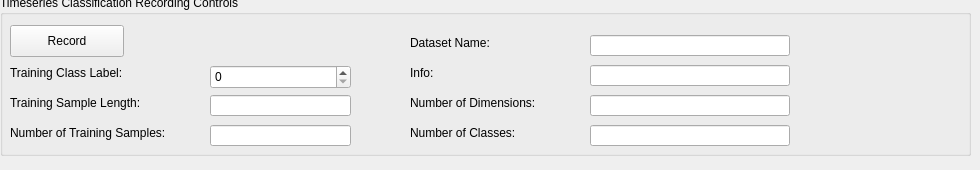
       <widget class="QWidget" name="page_4">
        <widget class="QGroupBox" name="groupBox_27">
         <property name="geometry">
          <rect>
           <x>0</x>
           <y>-5</y>
           <width>971</width>
           <height>161</height>
          </rect>
         </property>
         <property name="title">
          <string>Timeseries Classification Recording Controls</string>
         </property>
         <widget class="QLabel" name="label_152">
          <property name="geometry">
           <rect>
            <x>410</x>
            <y>100</y>
            <width>171</width>
            <height>16</height>
           </rect>
          </property>
          <property name="text">
           <string>Number of Dimensions:</string>
          </property>
         </widget>
         <widget class="QLabel" name="label_153">
          <property name="geometry">
           <rect>
            <x>410</x>
            <y>40</y>
            <width>131</width>
            <height>16</height>
           </rect>
          </property>
          <property name="text">
           <string>Dataset Name:</string>
          </property>
         </widget>
         <widget class="QLineEdit" name="dataLabellingTool_timeseriesClassificationMode_numInputDimensionsField">
          <property name="geometry">
           <rect>
            <x>590</x>
            <y>100</y>
            <width>200</width>
            <height>21</height>
           </rect>
          </property>
         </widget>
         <widget class="QLineEdit" name="dataLabellingTool_timeseriesClassificationMode_numTrainingSamples">
          <property name="geometry">
           <rect>
            <x>210</x>
            <y>130</y>
            <width>141</width>
            <height>21</height>
           </rect>
          </property>
         </widget>
         <widget class="QLineEdit" name="dataLabellingTool_timeseriesClassificationMode_datasetName">
          <property name="geometry">
           <rect>
            <x>590</x>
            <y>40</y>
            <width>200</width>
            <height>21</height>
           </rect>
          </property>
         </widget>
         <widget class="QLabel" name="label_154">
          <property name="geometry">
           <rect>
            <x>10</x>
            <y>130</y>
            <width>191</width>
            <height>16</height>
           </rect>
          </property>
          <property name="text">
           <string>Number of Training Samples:</string>
          </property>
         </widget>
         <widget class="QLabel" name="label_155">
          <property name="geometry">
           <rect>
            <x>10</x>
            <y>70</y>
            <width>131</width>
            <height>16</height>
           </rect>
          </property>
          <property name="text">
           <string>Training Class Label:</string>
          </property>
         </widget>
         <widget class="QPushButton" name="dataLabellingTool_timeseriesClassificationModeRecordButton">
          <property name="geometry">
           <rect>
            <x>10</x>
            <y>30</y>
            <width>114</width>
            <height>32</height>
           </rect>
          </property>
          <property name="text">
           <string>Record</string>
          </property>
         </widget>
         <widget class="QSpinBox" name="dataLabellingTool_timeseriesClassificationMode_classLabel">
          <property name="geometry">
           <rect>
            <x>210</x>
            <y>70</y>
            <width>141</width>
            <height>24</height>
           </rect>
          </property>
         </widget>
         <widget class="QLineEdit" name="dataLabellingTool_timeseriesClassificationMode_numClassesField">
          <property name="geometry">
           <rect>
            <x>590</x>
            <y>130</y>
            <width>200</width>
            <height>21</height>
           </rect>
          </property>
         </widget>
         <widget class="QLabel" name="label_156">
          <property name="geometry">
           <rect>
            <x>410</x>
            <y>130</y>
            <width>171</width>
            <height>16</height>
           </rect>
          </property>
          <property name="text">
           <string>Number of Classes:</string>
          </property>
         </widget>
         <widget class="QLabel" name="label_157">
          <property name="geometry">
           <rect>
            <x>410</x>
            <y>70</y>
            <width>131</width>
            <height>16</height>
           </rect>
          </property>
          <property name="text">
           <string>Info:</string>
          </property>
         </widget>
         <widget class="QLineEdit" name="dataLabellingTool_timeseriesClassificationMode_infoTextField">
          <property name="geometry">
           <rect>
            <x>590</x>
            <y>70</y>
            <width>200</width>
            <height>21</height>
           </rect>
          </property>
         </widget>
         <widget class="QLabel" name="label_158">
          <property name="geometry">
           <rect>
            <x>10</x>
            <y>100</y>
            <width>191</width>
            <height>16</height>
           </rect>
          </property>
          <property name="text">
           <string>Training Sample Length:</string>
          </property>
         </widget>
         <widget class="QLineEdit" name="dataLabellingTool_timeseriesSampleLength">
          <property name="geometry">
           <rect>
            <x>210</x>
            <y>100</y>
            <width>141</width>
            <height>21</height>
           </rect>
          </property>
         </widget>
        </widget>
       </widget>
